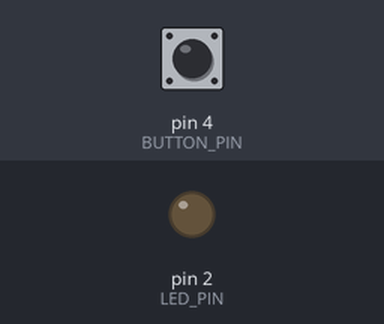
Simulated run of this sketch. Board: Arduino Uno, built with avr-gcc and run on an emulated ATmega328P. On the bench: output pins drawn as LEDs (lit = HIGH). The test bench sets the inputs (shaded band); at power-on: pin 4 (BUTTON_PIN) HIGH. What the sketch prints to the serial monitor is not drawn.

Above: at 1.2 s.
1.3 s: pin 4 (BUTTON_PIN) pulled LOW for 0.15 s
At 2.5 s:
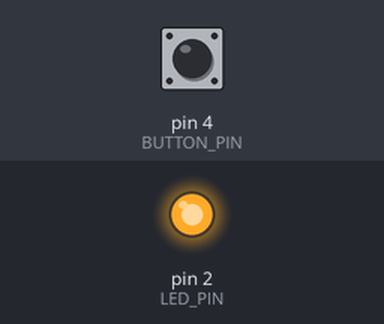
2.9 s: pin 4 (BUTTON_PIN) pulled LOW for 1 s
At 3.9 s:
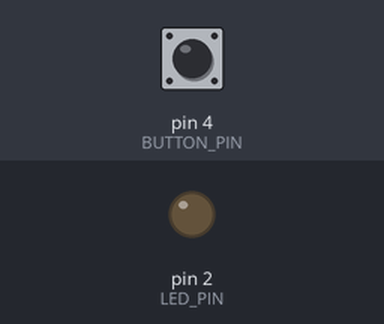
6.9 s: pin 4 (BUTTON_PIN) pulsed LOW 5 times (0.12 s each, 0.3 s apart)
At 9.0 s:
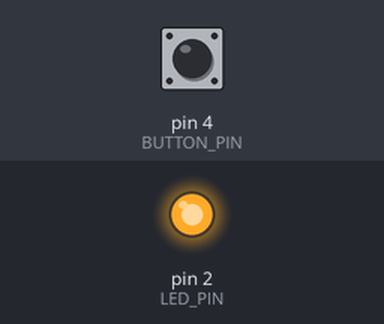
11.4 s: pin 4 (BUTTON_PIN) driven LOW
At 12.7 s:
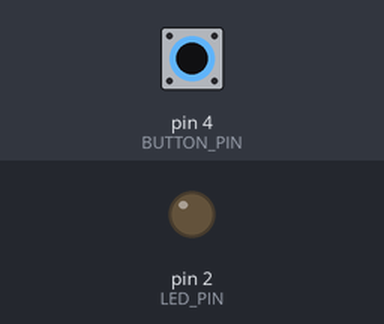
Timing chart, 0 to 14.4 s (numbered marks = the images above; inputs shaded):
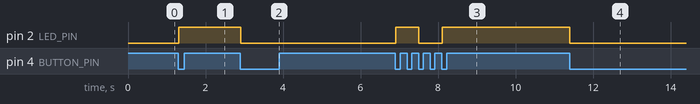

Measured:
- after the input at 1.3 s, pin 2 (LED_PIN): LOW → HIGH at once
- after the input at 2.9 s, pin 2 (LED_PIN): HIGH → LOW at once
- after the input at 6.9 s, pin 2 (LED_PIN): LOW → HIGH at once, → LOW 0.60 s later, → HIGH 0.60 s later
- after the input at 11.4 s, pin 2 (LED_PIN): HIGH → LOW at once

The sketch:

SerialPlotterWithPushbutton.ino
```cpp
// Define the GPIO pins
#define LED_PIN 2      // LED connected to GPIO 2
#define BUTTON_PIN 4   // Button connected to GPIO 4

// Variable to store the LED state
bool ledState = LOW;

// Variable to store the previous button state
bool lastButtonState = HIGH;  // Start with HIGH because of pull-up

void setup() {
  // Initialize the LED pin as an output
  pinMode(LED_PIN, OUTPUT);

  // Initialize the button pin as an input with internal pull-up resistor
  pinMode(BUTTON_PIN, INPUT_PULLUP);

  // Ensure LED is initially off
  digitalWrite(LED_PIN, ledState);

  // Start the serial communication for debugging
  Serial.begin(115200);
}

void loop() {
  // Read the current state of the button
  bool buttonState = digitalRead(BUTTON_PIN);

  // Print the current states as 0 or 1 to the Serial Monitor

  Serial.println("ledState:" + String(ledState) + " " + "buttonState:" + String(buttonState) + " " + "lastButtonState:"  + String(lastButtonState)); // Prints 0 or 1

  // Check if the button was pressed (transition from HIGH to LOW)
  if (buttonState == LOW && lastButtonState == HIGH) {
    // Toggle the LED state
    ledState = !ledState;
    digitalWrite(LED_PIN, ledState);

    // Simple debounce delay
    delay(500);  // Adjust if needed
  }
  // Save the current button state for comparison in the next loop
  lastButtonState = buttonState;

}
```
